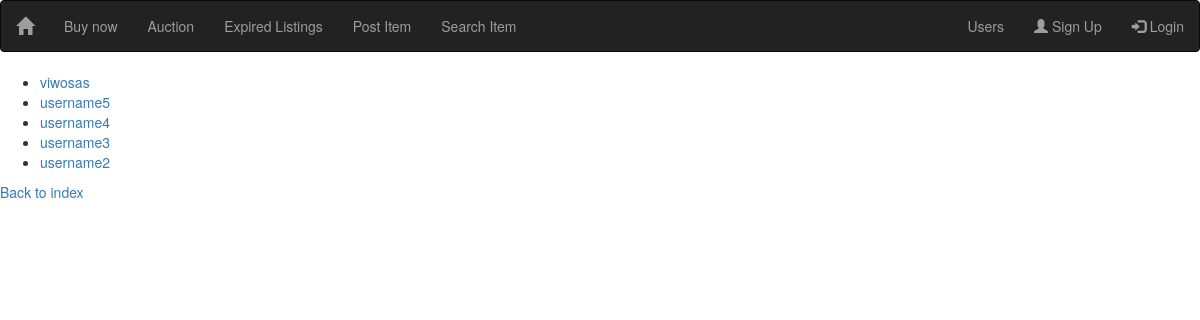
Screenshot of /getuser with the database file from the repository.
### auctionsiteapp/models.py (models this page shows)
class SiteUsers(models.Model):
    user = models.OneToOneField(User, on_delete=models.CASCADE)
    dateOfBirth = models.DateField()
    def __str__(self):
        return self.user.username

### auctionsiteapp/views.py (the view)
# urls.py: path('getuser', views.getUser, name="getuser"),
def getUser(request):
    users = SiteUsers.objects.order_by('-id')[:5]
    context = {
        'users': users,
    }
    return render(request, 'get_users.html', context)

### auctionsiteapp/templates/get_users.html
{% extends 'base.html' %}
{% block content %}
  {% if users %}
    <ul>
      {% for user in users %}
        <li><a href="/get/moreinfojournalists/{{ user.id }}">{{ user }}</a></li>
      {% endfor %}
    </ul>
  {% else %}
    <p>No users are available.</p>
  {% endif %}
    <a href="/">Back to index</a>
{% endblock %}

### rows the page displays
SiteUsers: user.username "viwosas"
SiteUsers: user.username "username5"
SiteUsers: user.username "username4"
SiteUsers: user.username "username3"
SiteUsers: user.username "username2"
